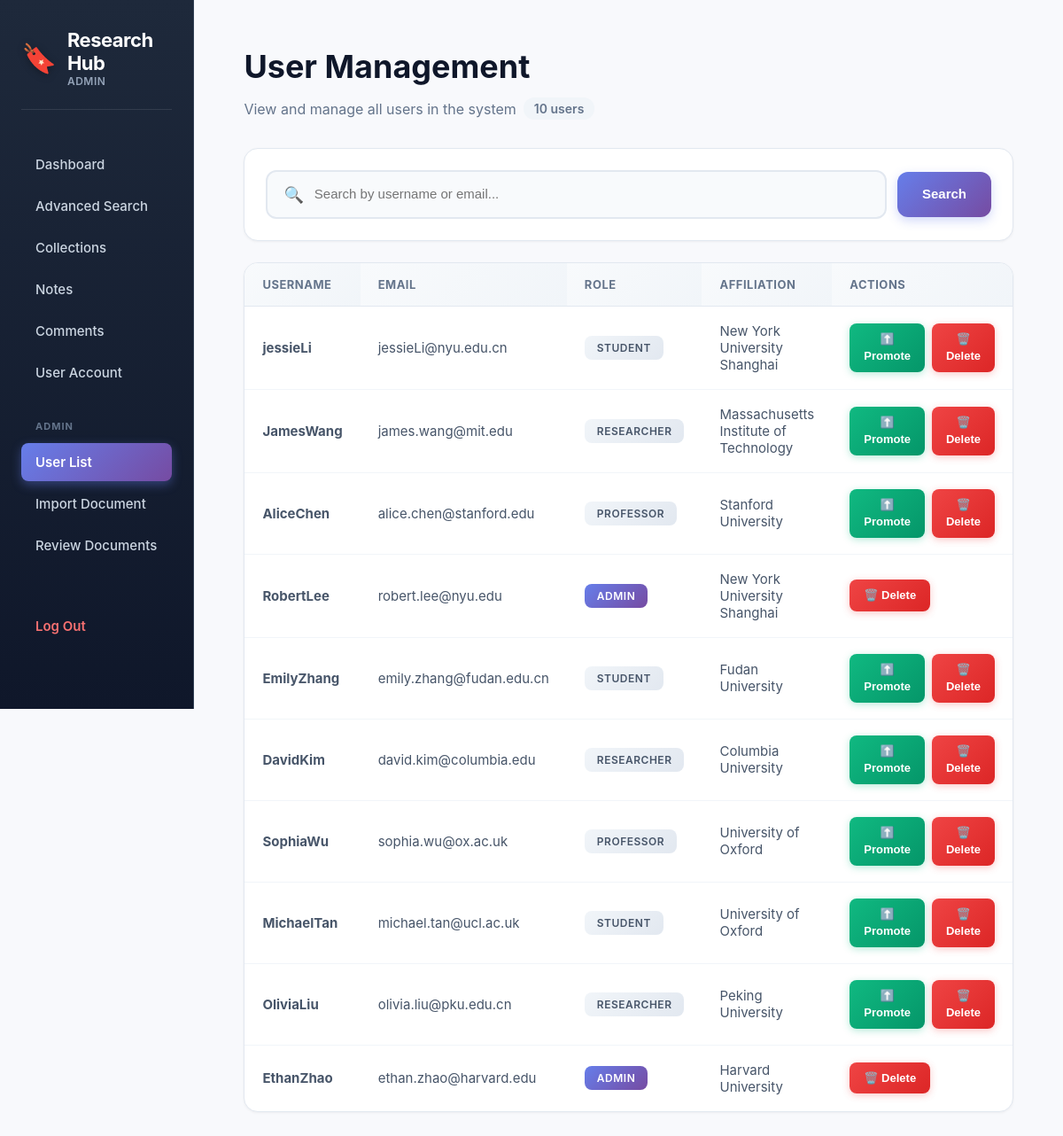
The page /user_list.php (signed in) on the database its author committed.
### tables this page shows
CREATE TABLE User (
    UserID INT AUTO_INCREMENT PRIMARY KEY,
    UserName VARCHAR(255) NOT NULL,
    Email VARCHAR(255) UNIQUE NOT NULL,
    Password VARCHAR(255) NOT NULL,
    AffiliationID INT,
    Role VARCHAR(100),
    FOREIGN KEY (AffiliationID) REFERENCES Affiliation(AffiliationID)
);

CREATE TABLE Affiliation (
    AffiliationID INT AUTO_INCREMENT PRIMARY KEY,
    AffiliationName VARCHAR(255) NOT NULL
);

### user_list.php (the view, shortened to what this page needs)
<?php
require_once "includes/connect.php";
$usersPerPage = 10;
$page = isset($_GET['page']) ? max(1, intval($_GET['page'])) : 1;
$offset = ($page - 1) * $usersPerPage;
$search = isset($_GET['search']) ? trim($_GET['search']) : "";
$whereSQL = "";
$params = [];
$countSQL = "SELECT COUNT(*) FROM User $whereSQL";
$stmt = $conn->prepare($countSQL);
$stmt->execute($params);
$totalUsers = $stmt->fetchColumn();
$userSQL = "
    SELECT U.UserID, U.UserName, U.Email, U.Role, A.AffiliationName
    FROM User U
    LEFT JOIN Affiliation A ON U.AffiliationID = A.AffiliationID
    $whereSQL
    ORDER BY U.UserID ASC
    LIMIT $usersPerPage OFFSET $offset
";
$stmt = $conn->prepare($userSQL);
$stmt->execute($params);
$users = $stmt->fetchAll(PDO::FETCH_ASSOC);
?>
<!DOCTYPE html>
<html lang="en">
<head>
    <link rel="stylesheet" href="assets/css/globals.css">
</head>
<body>
<aside class="sidebar">
    <div class="app-title">
        <span class="icon">🔖</span>
        <div>
            <div class="title">Research Hub</div>
            <div class="role"><?= strtolower(htmlspecialchars($_SESSION['Role'])) ?></div>
        </div>
    </div>
    <nav class="menu">
        <a href="dashboard.php">Dashboard</a>
        <a href="advanced_search.php">Advanced Search</a>
        <a href="collections.php">Collections</a>
        <a href="notes.php">Notes</a>
        <a href="comments.php">Comments</a>
        <a href="user_account.php">User Account</a>
    </nav>
    <div class="menu-heading">Admin</div>
    <nav class="menu">
        <a href="user_list.php" class="active">User List</a>
        <a href="import_document.php">Import Document</a>
        <a href="review_documents.php">Review Documents</a>
    </nav>
    <a href="logout.php" class="logout">Log Out</a>
</aside>
<div class="main">
    <div class="page-header">
        <h1>User Management</h1>
        <div class="subtitle">
            <span>View and manage all users in the system</span>
            <span class="user-count"><?= $totalUsers ?> user<?= $totalUsers != 1 ? 's' : '' ?></span>
        </div>
    </div>
    <div class="search-container">
        <form method="GET" class="search-bar">
            <div class="search-input-wrapper">
                <span class="search-icon">🔍</span>
                <input type="text" name="search" class="search-input"
                       placeholder="Search by username or email..."
                       value="<?= htmlspecialchars($search) ?>">
            </div>
            <button class="search-button">Search</button>
        </form>
    </div>
    <div class="table-card">
        <?php if (empty($users)): ?>
            <div class="empty-state">
                <div class="empty-state-icon">👥</div>
                <div class="empty-state-text">No users found</div>
            </div>
        <?php else: ?>
        <table>
            <thead>
                <tr>
                    <th>Username</th>
                    <th>Email</th>
                    <th>Role</th>
                    <th>Affiliation</th>
                    <th>Actions</th>
                </tr>
            </thead>
            <tbody>
                <?php foreach ($users as $u): ?>
                <tr>
                    <td><strong><?= htmlspecialchars($u['UserName']) ?></strong></td>
                    <td><?= htmlspecialchars($u['Email']) ?></td>
                    <td>
                        <?php if (strtolower($u['Role']) === "admin"): ?>
                            <span class="badge admin">Admin</span>
                        <?php else: ?>
                            <span class="badge role-badge"><?= htmlspecialchars($u['Role']) ?></span>
                        <?php endif; ?>
                    </td>
                    <td><?= htmlspecialchars($u['AffiliationName'] ?: '—') ?></td>
                    <td>
                        <div class="action-buttons">
                            <?php if (strtolower($u['Role']) !== "admin"): ?>
                            <form method="POST"
                                  action="controllers/promote_handler.php"
                                  style="display:inline;"
                                  onsubmit="return confirmPromote('<?= addslashes(htmlspecialchars($u['UserName'])) ?>')">
                                <button class="btn-primary">⬆️ Promote</button>
                            </form>
                            <?php endif; ?>
                            <form method="POST"
                                  action="controllers/delete_user_handler.php"
                                  style="display:inline;"
                                  onsubmit="return confirmDelete('<?= addslashes(htmlspecialchars($u['UserName'])) ?>')">
                                <button class="btn-danger">🗑️ Delete</button>
                            </form>
                        </div>
                    </td>
                </tr>
                <?php endforeach; ?>
            </tbody>
        </table>
        <?php endif; ?>
    </div>
</div>
</body>
</html>

### assets/css/globals.css (style rules this page uses)
:root { --font-size: 16px; --background: #ffffff; --foreground: oklch(0.145 0 0); --card: #ffffff; --card-foreground: oklch(0.145 0 0); --popover: oklch(1 0 0); --popover-foreground: oklch(0.145 0 0); --primary: #030213; --primary-foreground: oklch(1 0 0); --secondary: oklch(0.95 0.0058 264.53); --secondary-foreground: #030213; --muted: #ececf0; --muted-foreground: #717182; --accent: #e9ebef; --accent-foreground: #030213; --destructive: #d4183d; --destructive-foreground: #ffffff; --border: rgba(0, 0, 0, 0.1); --input: transparent; --input-background: #f3f3f5; --switch-background: #cbced4; --font-weight-medium: 500; --font-weight-normal: 400; --ring: oklch(0.708 0 0); --chart-1: oklch(0.646 0.222 41.116); --chart-2: oklch(0.6 0.118 184.704); --chart-3: oklch(0.398 0.07 227.392); --chart-4: oklch(0.828 0.189 84.429); --chart-5: oklch(0.769 0.188 70.08); --radius: 0.625rem; --sidebar: oklch(0.985 0 0); --sidebar-foreground: oklch(0.145 0 0); --sidebar-primary: #030213; --sidebar-primary-foreground: oklch(0.985 0 0); --sidebar-accent: oklch(0.97 0 0); --sidebar-accent-foreground: oklch(0.205 0 0); --sidebar-border: oklch(0.922 0 0); --sidebar-ring: oklch(0.708 0 0); }
html { font-size: var(--font-size); }
body { background: var(--background); color: var(--foreground); margin: 0; padding: 0; font-family: Arial, sans-serif; }
* { border-color: var(--border); outline-color: var(--ring); }
h1 { font-size: 2rem; font-weight: var(--font-weight-medium); line-height: 1.5; }
h4, label, button, input, p { font-size: 1rem; line-height: 1.5; }
input { font-weight: var(--font-weight-normal); }
button { font-weight: var(--font-weight-medium); }

### rows shown on the page
user: UserName "jessieLi", Email "jessieLi@nyu.edu.cn", Role "STUDENT", AffiliationID.AffiliationName "New York University Shanghai"
user: UserName "JamesWang", Email "james.wang@mit.edu", Role "RESEARCHER", AffiliationID.AffiliationName "Massachusetts Institute of Technology"
user: UserName "AliceChen", Email "alice.chen@stanford.edu", Role "PROFESSOR", AffiliationID.AffiliationName "Stanford University"
user: UserName "RobertLee", Email "robert.lee@nyu.edu", Role "ADMIN", AffiliationID.AffiliationName "New York University Shanghai"
user: UserName "EmilyZhang", Email "emily.zhang@fudan.edu.cn", Role "STUDENT", AffiliationID.AffiliationName "Fudan University"
user: UserName "DavidKim", Email "david.kim@columbia.edu", Role "RESEARCHER", AffiliationID.AffiliationName "Columbia University"
user: UserName "SophiaWu", Email "sophia.wu@ox.ac.uk", Role "PROFESSOR", AffiliationID.AffiliationName "University of Oxford"
user: UserName "MichaelTan", Email "michael.tan@ucl.ac.uk", Role "STUDENT", AffiliationID.AffiliationName "University of Oxford"
user: UserName "OliviaLiu", Email "olivia.liu@pku.edu.cn", Role "RESEARCHER", AffiliationID.AffiliationName "Peking University"
user: UserName "EthanZhao", Email "ethan.zhao@harvard.edu", Role "ADMIN", AffiliationID.AffiliationName "Harvard University"

### other values the page prints
$_SESSION['Role'] "ADMIN"
$totalUsers "10"
